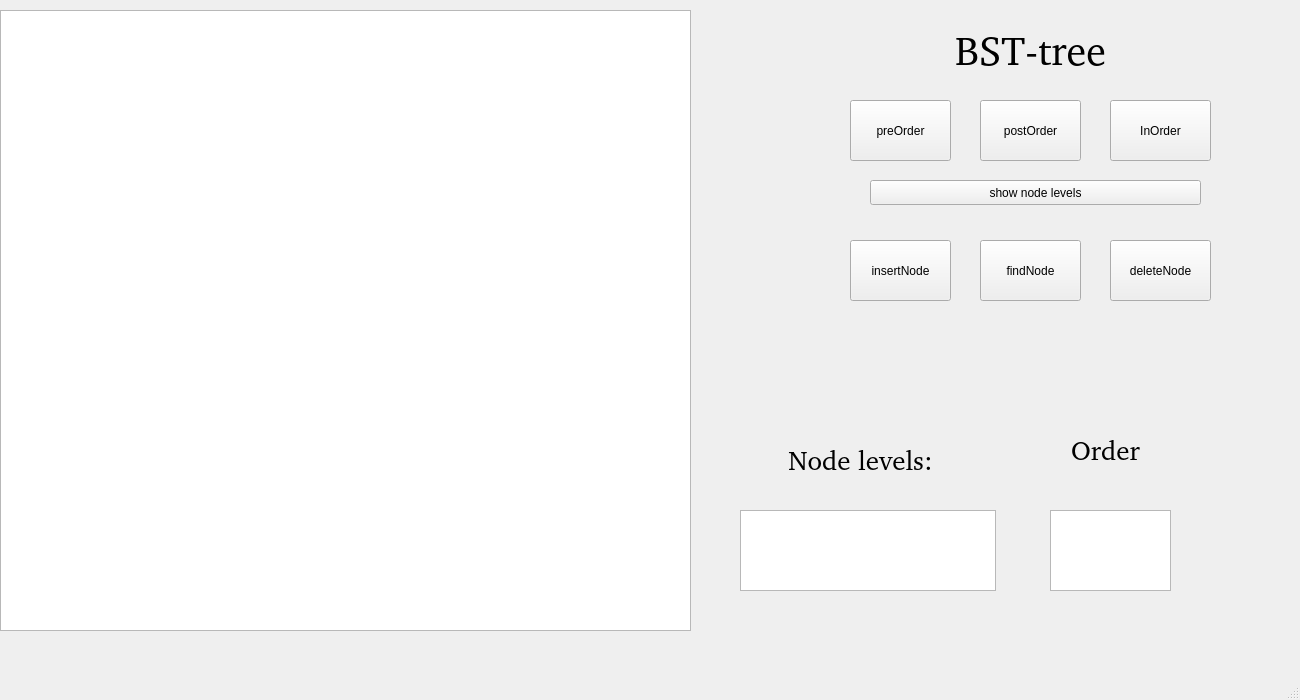
<?xml version="1.0" encoding="UTF-8"?>
<ui version="4.0">
 <class>MainWindow</class>
 <widget class="QMainWindow" name="MainWindow">
  <property name="geometry">
   <rect>
    <x>0</x>
    <y>0</y>
    <width>1300</width>
    <height>700</height>
   </rect>
  </property>
  <property name="minimumSize">
   <size>
    <width>1300</width>
    <height>700</height>
   </size>
  </property>
  <property name="maximumSize">
   <size>
    <width>1300</width>
    <height>700</height>
   </size>
  </property>
  <property name="windowTitle">
   <string>MainWindow</string>
  </property>
  <widget class="QWidget" name="centralwidget">
   <widget class="QLabel" name="label">
    <property name="geometry">
     <rect>
      <x>920</x>
      <y>20</y>
      <width>221</width>
      <height>61</height>
     </rect>
    </property>
    <property name="font">
     <font>
      <family>Bitstream Charter</family>
      <pointsize>30</pointsize>
     </font>
    </property>
    <property name="text">
     <string>BST-tree</string>
    </property>
    <property name="alignment">
     <set>Qt::AlignCenter</set>
    </property>
   </widget>
   <widget class="QPushButton" name="preOrder">
    <property name="geometry">
     <rect>
      <x>850</x>
      <y>100</y>
      <width>101</width>
      <height>61</height>
     </rect>
    </property>
    <property name="text">
     <string>preOrder</string>
    </property>
   </widget>
   <widget class="QPushButton" name="postOrder">
    <property name="geometry">
     <rect>
      <x>980</x>
      <y>100</y>
      <width>101</width>
      <height>61</height>
     </rect>
    </property>
    <property name="text">
     <string>postOrder</string>
    </property>
   </widget>
   <widget class="QPushButton" name="inOrder">
    <property name="geometry">
     <rect>
      <x>1110</x>
      <y>100</y>
      <width>101</width>
      <height>61</height>
     </rect>
    </property>
    <property name="text">
     <string>InOrder</string>
    </property>
   </widget>
   <widget class="QLabel" name="label_2">
    <property name="geometry">
     <rect>
      <x>750</x>
      <y>430</y>
      <width>221</width>
      <height>61</height>
     </rect>
    </property>
    <property name="font">
     <font>
      <family>Bitstream Charter</family>
      <pointsize>20</pointsize>
     </font>
    </property>
    <property name="text">
     <string>Node levels:</string>
    </property>
    <property name="alignment">
     <set>Qt::AlignCenter</set>
    </property>
   </widget>
   <widget class="QTextBrowser" name="levelsBrowser">
    <property name="geometry">
     <rect>
      <x>740</x>
      <y>510</y>
      <width>256</width>
      <height>81</height>
     </rect>
    </property>
   </widget>
   <widget class="QPushButton" name="levelsButton">
    <property name="geometry">
     <rect>
      <x>870</x>
      <y>180</y>
      <width>331</width>
      <height>25</height>
     </rect>
    </property>
    <property name="text">
     <string>show node levels</string>
    </property>
   </widget>
   <widget class="QGraphicsView" name="graphicsView">
    <property name="geometry">
     <rect>
      <x>0</x>
      <y>10</y>
      <width>691</width>
      <height>621</height>
     </rect>
    </property>
   </widget>
   <widget class="QTextBrowser" name="orderBrowser">
    <property name="geometry">
     <rect>
      <x>1050</x>
      <y>510</y>
      <width>121</width>
      <height>81</height>
     </rect>
    </property>
   </widget>
   <widget class="QLabel" name="label_3">
    <property name="geometry">
     <rect>
      <x>1040</x>
      <y>420</y>
      <width>131</width>
      <height>61</height>
     </rect>
    </property>
    <property name="font">
     <font>
      <family>Bitstream Charter</family>
      <pointsize>20</pointsize>
     </font>
    </property>
    <property name="text">
     <string>Order</string>
    </property>
    <property name="alignment">
     <set>Qt::AlignCenter</set>
    </property>
   </widget>
   <widget class="QPushButton" name="insertNodButton">
    <property name="geometry">
     <rect>
      <x>850</x>
      <y>240</y>
      <width>101</width>
      <height>61</height>
     </rect>
    </property>
    <property name="text">
     <string>insertNode</string>
    </property>
   </widget>
   <widget class="QPushButton" name="findNodeButton">
    <property name="geometry">
     <rect>
      <x>980</x>
      <y>240</y>
      <width>101</width>
      <height>61</height>
     </rect>
    </property>
    <property name="text">
     <string>findNode</string>
    </property>
   </widget>
   <widget class="QPushButton" name="deleteNodeButton">
    <property name="geometry">
     <rect>
      <x>1110</x>
      <y>240</y>
      <width>101</width>
      <height>61</height>
     </rect>
    </property>
    <property name="text">
     <string>deleteNode</string>
    </property>
   </widget>
  </widget>
  <widget class="QMenuBar" name="menubar">
   <property name="geometry">
    <rect>
     <x>0</x>
     <y>0</y>
     <width>1300</width>
     <height>22</height>
    </rect>
   </property>
  </widget>
  <widget class="QStatusBar" name="statusbar"/>
 </widget>
 <resources/>
 <connections/>
</ui>
